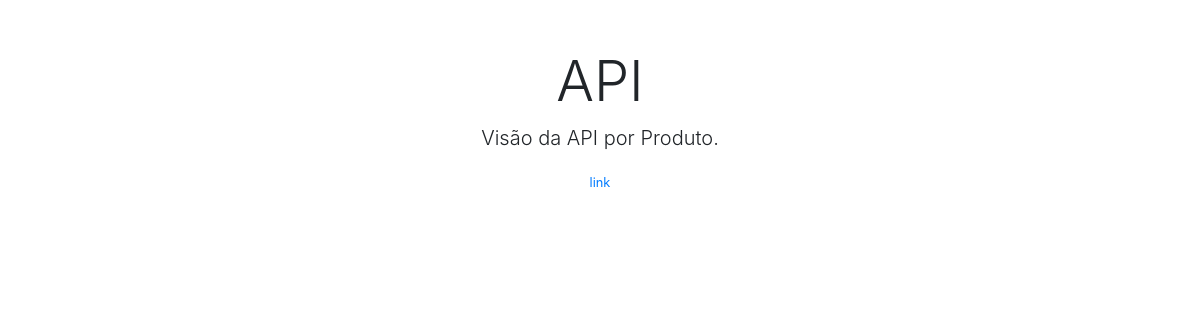
/api/, run on an earlier commit of the app's database.
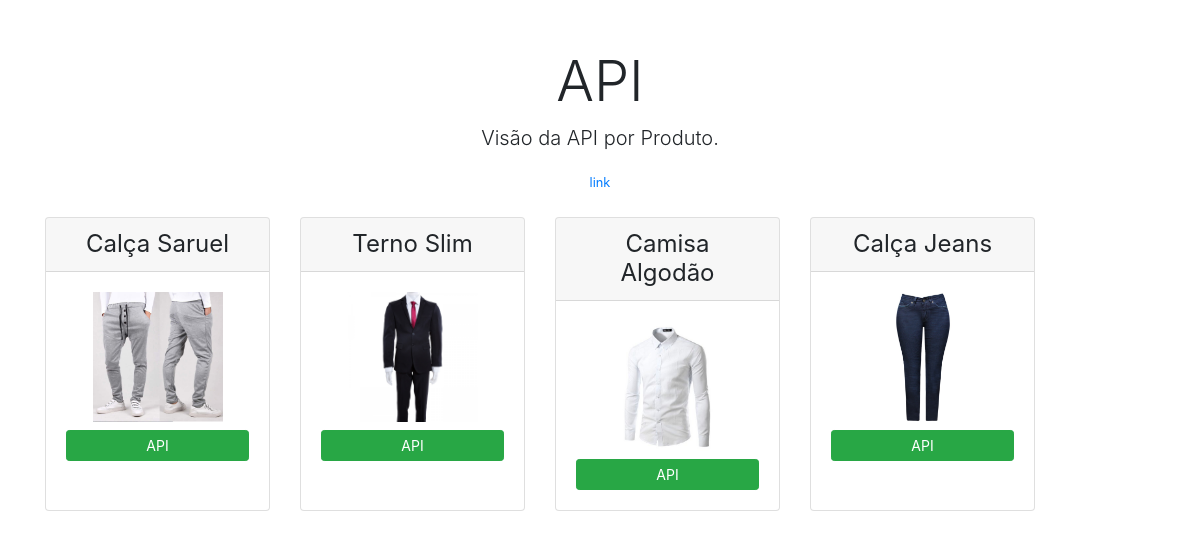
And on a later commit of the database.
### core/models.py (models this page shows, shortened)
class Product(models.Model):
    name        = models.CharField('Nome', max_length=80)
    price       = models.DecimalField('Valor', decimal_places=2, max_digits=7)
    quantity    = models.PositiveSmallIntegerField('quantidade')
    img         = models.ImageField(upload_to='core/products')
    type        = models.CharField(max_length=7, choices=types)
    size        = MultiSelectField(choices=sizes)
    slug        = models.SlugField('slug', blank=True)

### core/views.py (the view)
# urls.py: path('api/', include('core.urls', namespace='core')),
def api(request):
    products = Product.objects.all()
    context = {
        'products' : products,
    }
    return render(request,'core/API.html', context)

### core/templates/core/API.html (shortened to what this page needs)
<!DOCTYPE html>
<html lang="en">
  <head>
    <link rel="stylesheet" href="https://maxcdn.bootstrapcdn.com/bootstrap/4.0.0/css/bootstrap.min.css">
  </head>
  {% block body %}
  <body>
    <div class="pricing-header px-3 py-3 pt-md-5 pb-md-4 mx-auto text-center">
      <h1 class="display-4">API</h1>
      <p class="lead">Visão da API por Produto.</p>
      <a href="{% url 'core:products_api' %}" target="_blank"><small>link</small></a>
    </div>
    <div class="container">
      <div class="">
        <div class="row">
          {% for product in products %}
        <div class="card-deck mb-3 text-center col-md-6 col-lg-4 col-xl-3">
          <div class="card mb-4 box-shadow">
            <div class="card-header">
              <h4 class="my-0 font-weight-normal">{{ product.name }}</h4>
            </div>
            <div class="card-body">
              <img class="mb-2 img-fluid" src="{{ product.img.url }}" alt="{{ product.name }}" style="height:130px; max-width:100%"><br>
              <a href="{% url 'core:product_api' product.slug %}" class="btn btn-sm btn-block btn-success" target="_blank">API</a>
            </div>
          </div>
        </div>
          {% endfor %}
        </div>
      </div>
    </div>
  </body>
  {% endblock body %}
</html>

What changed in the data, as far as the page shows it:
added Product: name "Calça Saruel", img (picture)
added Product: name "Terno Slim", img (picture)
added Product: name "Camisa Algodão", img (picture)
added Product: name "Calça Jeans", img (picture)
